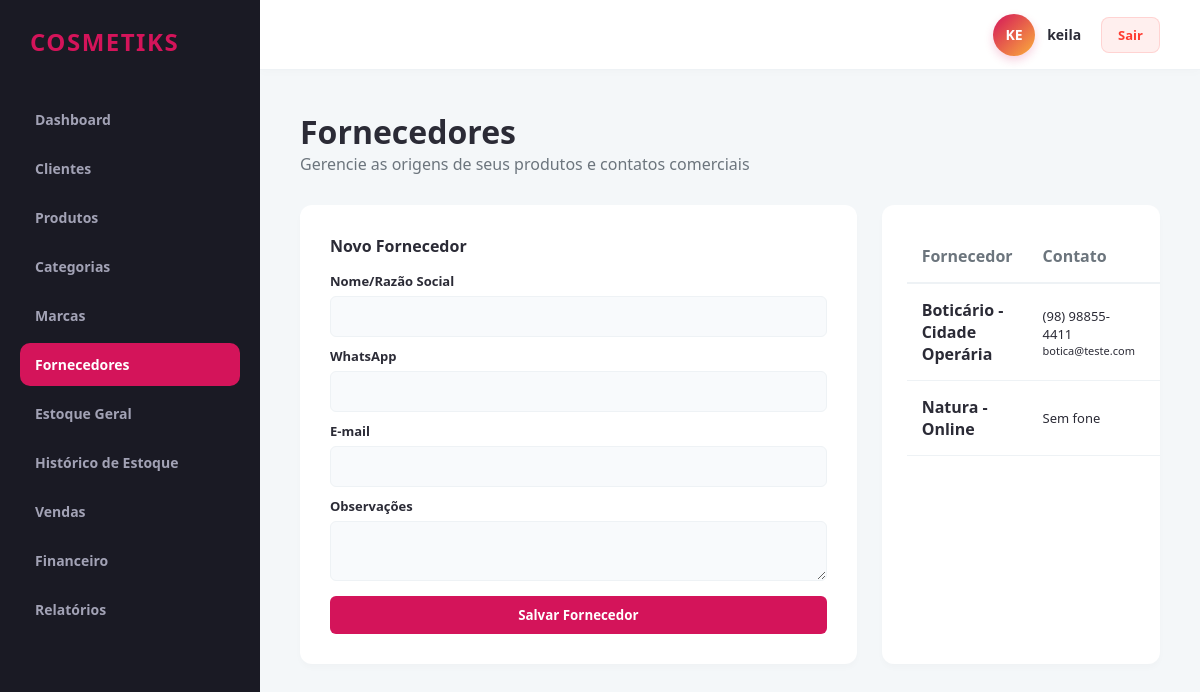
Page /fornecedores/ (signed in) on the committed database.
### app/models/fornecedor.py (models this page shows)
class Fornecedor(db.Model):
    __tablename__ = 'fornecedores'
    id = db.Column(db.Integer, primary_key=True)
    revendedor_id = db.Column(db.Integer, db.ForeignKey('revendedores.id'), nullable=False)
    nome = db.Column(db.String(150), nullable=False)
    telefone = db.Column(db.String(20), nullable=True)
    whatsapp = db.Column(db.String(20), nullable=True)
    email = db.Column(db.String(100), nullable=True)
    observacoes = db.Column(db.Text, nullable=True)
    produtos = db.relationship('Produto', backref='fornecedor', lazy=True)

### app/controllers/fornecedor_controller.py (the view)
@fornecedor_bp.route('/')
@revendedor_required
def index():
    revendedor_id = session.get('revendedor_id')
    lista = fornecedor_service.listar_todos(revendedor_id)
    return render_template('produtos/fornecedores.html', fornecedores=lista)

### app/controllers/fornecedor_controller.py (called while the page is built)
def revendedor_required(f):
    @wraps(f)
    def decorated_function(*args, **kwargs):
        if not session.get('usuario_logado') or session.get('is_admin'):
            flash('Acesso restrito a revendedores autenticados.', 'danger')
            return redirect(url_for('auth.login'))
        return f(*args, **kwargs)
    return decorated_function

### app/repositories/fornecedor_repository.py (called while the page is built)
    def get_todos_ordenados(self, revendedor_id):
        return self.model.query.filter_by(revendedor_id=revendedor_id).order_by(self.model.nome.asc()).all()

### app/services/fornecedor_service.py (called while the page is built)
    def listar_todos(self, revendedor_id):
        return self.fornecedor_repo.get_todos_ordenados(revendedor_id)

### app/templates/produtos/fornecedores.html (shortened to what this page needs)
{% extends 'base.html' %}
{% block content %}
<div class="header-panel">
    <div>
        <h1>Fornecedores</h1>
        <p style="color: var(--text-muted);">Gerencie as origens de seus produtos e contatos comerciais</p>
    </div>
</div>
<div class="dashboard-row">
    <div class="form-container">
        <div style="font-weight: 700; margin-bottom: 15px;">Novo Fornecedor</div>
        <form action="{{ url_for('fornecedor.novo') }}" method="POST">
            <div class="form-group" style="margin-bottom: 10px;">
                <label class="form-label">Nome/Razão Social</label>
                <input type="text" name="nome" class="form-control" required>
            </div>
            <div class="form-group" style="margin-bottom: 10px;">
                <label class="form-label">WhatsApp</label>
                <input type="text" name="whatsapp" class="form-control" oninput="Utils.mascararTelefone(this)">
            </div>
            <div class="form-group" style="margin-bottom: 10px;">
                <label class="form-label">E-mail</label>
                <input type="email" name="email" class="form-control">
            </div>
            <div class="form-group" style="margin-bottom: 15px;">
                <label class="form-label">Observações</label>
                <textarea name="observacoes" class="form-control" rows="2"></textarea>
            </div>
            <button type="submit" class="btn btn-primary" style="width: 100%;">Salvar Fornecedor</button>
        </form>
    </div>
    <div class="data-table-container">
        <table class="data-table">
            <thead>
                <tr>
                    <th>Fornecedor</th>
                    <th>Contato</th>
                    <th>Produtos</th>
                </tr>
            </thead>
            <tbody>
                {% for f in fornecedores %}
                <tr>
                    <td><strong>{{ f.nome }}</strong></td>
                    <td>
                        <div style="font-size: 13px;">{{ f.whatsapp or f.telefone or 'Sem fone' }}</div>
                        <div style="font-size: 11px;">{{ f.email or '' }}</div>
                    </td>
                    <td>{{ f.produtos|length }} itens</td>
                </tr>
                {% endfor %}
            </tbody>
        </table>
    </div>
</div>
{% endblock %}

### app/static/css/main.css (style rules this page uses)
:root { --primary-color: #d4145a; --secondary-color: #fbb03b; --dark-bg: #1a1a24; --card-bg: #ffffff; --text-main: #2b2b36; --text-muted: #6c757d; --border-color: #eef2f5; --success: #00b074; --danger: #ff3b30; --warning: #ffcc00; }
* { margin: 0; padding: 0; box-sizing: border-box; font-family: 'Segoe UI', Tahoma, Geneva, Verdana, sans-serif; }
body { background-color: #f4f7f9; color: var(--text-main); display: flex; min-height: 100vh; }
.header-panel { display: flex; justify-content: space-between; align-items: center; margin-bottom: 30px; }
.data-table-container { background: var(--card-bg); border-radius: 12px; padding: 25px; box-shadow: 0 4px 6px rgba(0,0,0,0.02); overflow-x: auto; }
.data-table { width: 100%; border-collapse: collapse; text-align: left; }
.data-table th { padding: 15px; border-bottom: 2px solid var(--border-color); color: var(--text-muted); font-weight: 600; }
.data-table td { padding: 15px; border-bottom: 1px solid var(--border-color); }
.btn { padding: 10px 20px; border-radius: 6px; border: none; font-weight: 600; cursor: pointer; transition: background 0.2s; text-decoration: none; display: inline-block; }
.btn-primary { background: var(--primary-color); color: #fff; }

### app/static/css/components.css (style rules this page uses)
.form-container { background: #ffffff; border-radius: 12px; padding: 30px; box-shadow: 0 4px 6px rgba(0,0,0,0.02); }
.form-group { display: flex; flex-direction: column; gap: 6px; }
.form-label { font-size: 13px; font-weight: 600; color: var(--text-main); }
.form-control { padding: 10px 14px; border: 1px solid #eef2f5; border-radius: 6px; background-color: #f8fafc; font-size: 14px; color: var(--text-main); transition: all 0.2s; }

### app/static/css/dashboard.css (style rules this page uses)
.dashboard-row { display: grid; grid-template-columns: 2fr 1fr; gap: 25px; margin-bottom: 30px; }

### rows in the picture
Fornecedor: nome "Boticário - Cidade Operária", whatsapp "(98) 98855-4411", email "botica@teste.com"
Fornecedor: nome "Natura - Online", whatsapp+telefone "Sem fone"

### other values in the picture
{{ saas_name }} "COSMETIKS"
{{ username_raw[:2]|upper }} "KE"
{{ username_raw }} "keila"
